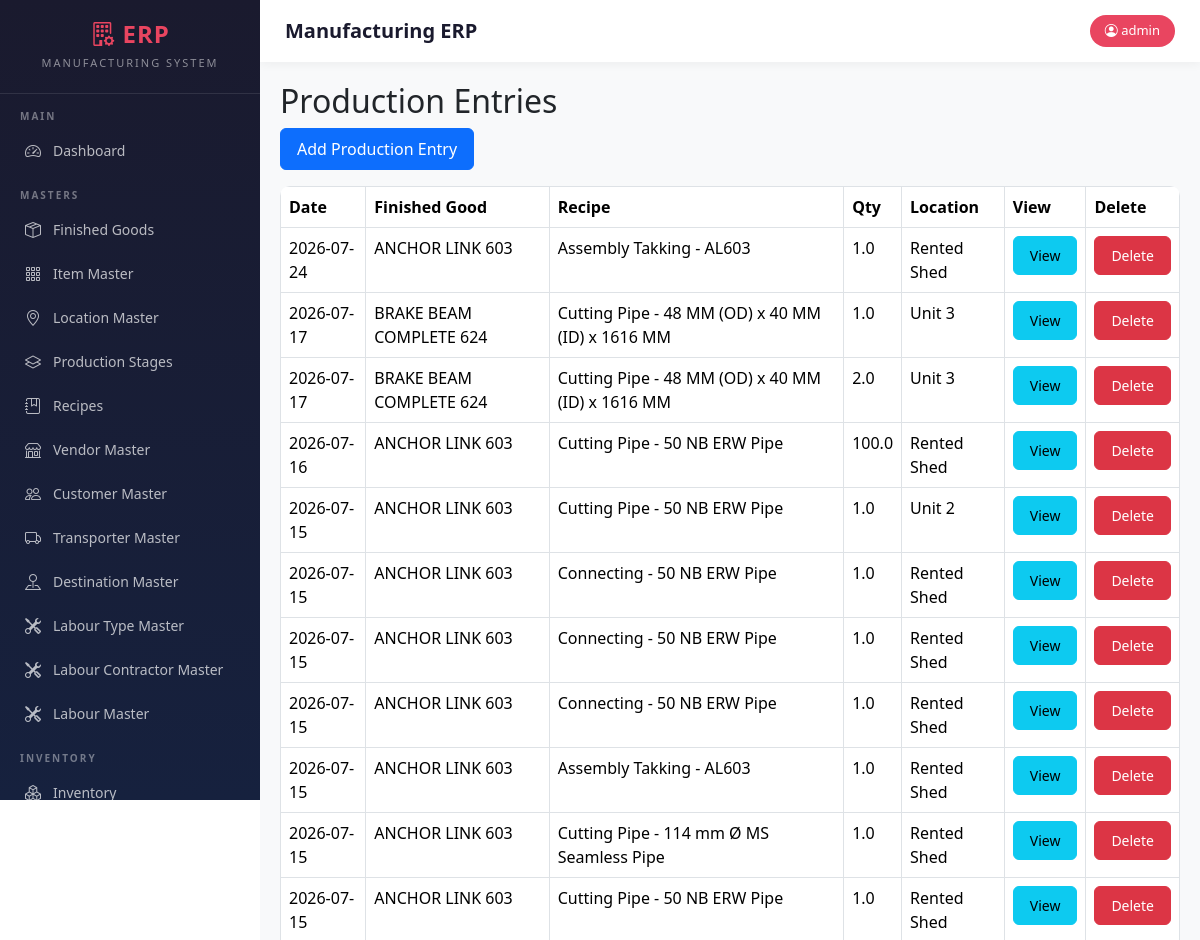
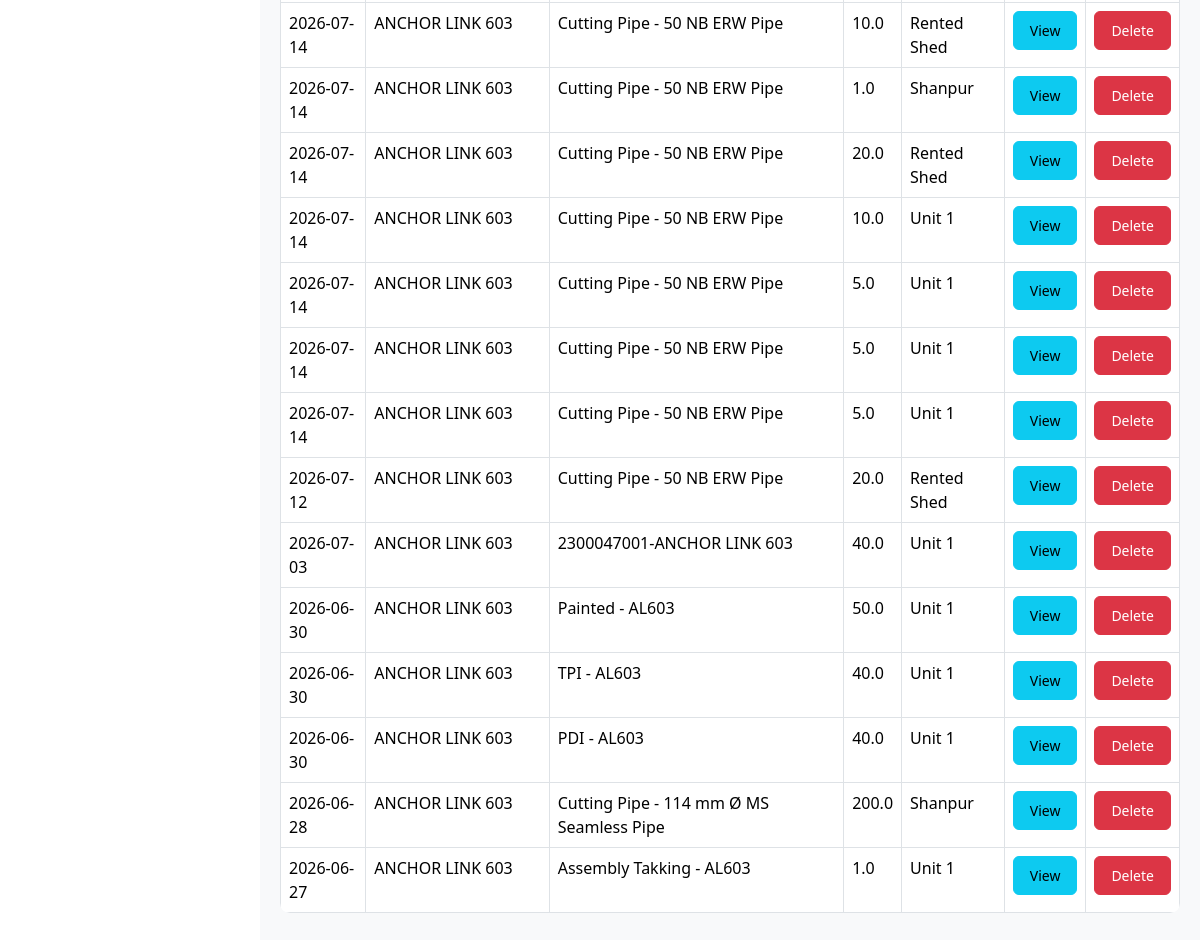
The page /production (signed in) on the database its author committed (2 pictures, top to bottom).
### models.py (models this page shows)
class User(UserMixin, db.Model):
    __tablename__ = "users"
    id = db.Column(db.Integer, primary_key=True)
    username = db.Column(
        db.String(100),
        unique=True,
        nullable=False
    )
    password = db.Column(
        db.String(255),
        nullable=False
    )
    role = db.Column(
        db.String(20),
        nullable=False
    )

class ProductionEntry(db.Model):
    __tablename__ = "production_entry"
    id = db.Column(
        db.Integer,
        primary_key=True
    )
    production_date = db.Column(
        db.Date,
        nullable=False
    )
    recipe_id = db.Column(
        db.Integer,
        db.ForeignKey("recipe_header.id"),
        nullable=False
    )
    production_qty = db.Column(
        db.Float,
        nullable=False
    )
    location_id = db.Column(
        db.Integer,
        db.ForeignKey("location_master.id"),
        nullable=False
    )
    remarks = db.Column(
        db.String(500)
    )
    recipe = db.relationship(
        "RecipeHeader"
    )
    location = db.relationship(
        "LocationMaster"
    )
    details = db.relationship(
    "ProductionEntryDetail",
    backref="production_entry",
    cascade="all, delete-orphan"
    )

class FinishedGood(db.Model):
    __tablename__ = "finished_goods"
    id = db.Column(db.Integer, primary_key=True)
    fg_code = db.Column(
        db.String(50),
        unique=True,
        nullable=False
    )
    fg_name = db.Column(
        db.String(200),
        nullable=False
    )
    pl_number = db.Column(
        db.String(100),
        nullable=True
    )
    uvam_reference = db.Column(
        db.String(500),
        nullable=True
    )
    items = db.relationship(
    "ItemMaster",
    backref="finished_good",
    lazy=True
    )
    active = db.Column(
        db.Boolean,
        default=True
    )

class RecipeHeader(db.Model):
    __tablename__ = "recipe_header"
    id = db.Column(
        db.Integer,
        primary_key=True
    )
    output_item_id = db.Column(
        db.Integer,
        db.ForeignKey("item_master.id"),
        nullable=False
    )
    output_qty = db.Column(
        db.Float,
        nullable=False,
        default=1
    )
    recipe_name = db.Column(
        db.String(200)
    )
    production_stage_id = db.Column(
        db.Integer,
        db.ForeignKey(
            "production_stage_master.id"
        )
    )
    active = db.Column(
        db.Boolean,
        default=True
    )
    output_item = db.relationship(
        "ItemMaster"
    )
    production_stage = db.relationship(
        "ProductionStageMaster"
    )
    inputs = db.relationship(
    "RecipeInput",
    backref="recipe",
    cascade="all, delete-orphan"
    )
    byproducts = db.relationship(
    "RecipeByProduct",
    backref="recipe",
    cascade="all, delete-orphan"
    )

class LocationMaster(db.Model):
    __tablename__ = "location_master"
    id = db.Column(
        db.Integer,
        primary_key=True
    )
    location_code = db.Column(
        db.String(20),
        unique=True,
        nullable=False
    )
    location_name = db.Column(
        db.String(100),
        nullable=False
    )
    active = db.Column(
        db.Boolean,
        default=True
    )

### blueprints/masters/routes.py (the view)
@masters_bp.route("/production")
@login_required
def production():
    production_list = ProductionEntry.query.order_by(
        ProductionEntry.production_date.desc()
    ).all()
    return render_template(
        "production.html",
        production_list=production_list
    )

### app.py (called while the page is built)
@login_manager.user_loader
def load_user(user_id):
    return User.query.get(int(user_id))

### templates/production.html (shortened to what this page needs)
{% extends "base.html" %}
{% block content %}
<h2>
    Production Entries
</h2>
<a
    href="/production/add"
    class="btn btn-primary mb-3">
    Add Production Entry
</a>
<table class="table table-bordered">
    <thead>
        <tr>
            <th>Date</th>
            <th>Finished Good</th>
            <th>Recipe</th>
            <th>Qty</th>
            <th>Location</th>
            <th>View</th>
            <th>Delete</th>
        </tr>
    </thead>
    <tbody>
    {% for row in production_list %}
        <tr>
            <td>
                {{ row.production_date }}
            </td>
             <td>
                {{ row.recipe.output_item.finished_good.fg_name }}
            </td>
            <td>
                {{ row.recipe.recipe_name }}
            </td>
            <td>
                {{ row.production_qty }}
            </td>
            <td>
                {{ row.location.location_name }}
            </td>
            <td>
                <a
                    href="/production/view/{{ row.id }}"
                    class="btn btn-info btn-sm">
                    View
                </a>
            </td>
            <td>
                <button
                    type="button"
                    class="btn btn-danger btn-sm delete-btn"
                    data-id="{{ row.id }}">
                    Delete
                </button>
            </td>
        </tr>
    {% endfor %}
    </tbody>
</table>
{% endblock %}

### templates/base.html (shortened to what this page needs)
<!DOCTYPE html>
<html>
<head>
<link href="https://cdn.jsdelivr.net/npm/bootstrap@5.3.3/dist/css/bootstrap.min.css" rel="stylesheet">
<link href="https://cdn.jsdelivr.net/npm/select2@4.1.0-rc.0/dist/css/select2.min.css" rel="stylesheet" />
<link href="https://cdn.jsdelivr.net/npm/tom-select/dist/css/tom-select.bootstrap5.min.css" rel="stylesheet">
<link rel="stylesheet" href="https://cdn.datatables.net/1.13.8/css/jquery.dataTables.min.css">
<link rel="stylesheet" href="https://cdn.datatables.net/buttons/2.4.2/css/buttons.dataTables.min.css">
<link rel="stylesheet" href="https://cdn.datatables.net/fixedheader/3.4.0/css/fixedHeader.dataTables.min.css">
<link rel="stylesheet" href="https://cdn.datatables.net/fixedcolumns/4.3.0/css/fixedColumns.dataTables.min.css">
<link rel="stylesheet" href="https://cdn.jsdelivr.net/npm/bootstrap-icons@1.11.3/font/bootstrap-icons.min.css">
</head>
<body>
<div class="sidebar">
    <div class="sidebar-brand">
        <h4><i class="bi bi-building-gear"></i> ERP</h4>
        <small>Manufacturing System</small>
    </div>
    <div class="nav-section">Main</div>
    <ul class="nav flex-column">
        <li class="nav-item">
            <a class="nav-link" href="/dashboard">
                <i class="bi bi-speedometer2"></i> Dashboard
            </a>
        </li>
    </ul>
    <div class="nav-section">Masters</div>
    <ul class="nav flex-column">
        <li class="nav-item">
            <a class="nav-link" href="/finished-goods">
                <i class="bi bi-box-seam"></i> Finished Goods
            </a>
        </li>
        <li class="nav-item">
            <a class="nav-link" href="/items">
                <i class="bi bi-grid-3x3-gap"></i> Item Master
            </a>
        </li>
        <li class="nav-item">
            <a class="nav-link" href="/locations">
                <i class="bi bi-geo-alt"></i> Location Master
            </a>
        </li>
        <li class="nav-item">
            <a class="nav-link" href="/production-stages">
                <i class="bi bi-layers"></i> Production Stages
            </a>
        </li>
        <li class="nav-item">
            <a class="nav-link" href="/recipes">
                <i class="bi bi-journal-bookmark"></i> Recipes
            </a>
        </li>
        <li class="nav-item">
            <a class="nav-link" href="/vendors">
                <i class="bi bi-shop"></i> Vendor Master
            </a>
        </li>
        <li class="nav-item">
            <a class="nav-link" href="/customers">
                <i class="bi bi-people"></i> Customer Master
            </a>
        </li>
        <li class="nav-item">
            <a class="nav-link" href="/transporter">
                <i class="bi bi-truck"></i> Transporter Master
            </a>
        </li>
        <li class="nav-item">
            <a class="nav-link" href="/destination">
                <i class="bi bi-pin-map"></i> Destination Master
            </a>
        </li>
                <li class="nav-item">
            <a class="nav-link" href="{{ url_for('labour.labour_types') }}">
                <i class="bi bi-tools"></i> Labour Type Master
            </a>
        </li>
                <li class="nav-item">
            <a class="nav-link" href="{{ url_for('labour.labour_contractors') }}">
                <i class="bi bi-tools"></i> Labour Contractor Master
            </a>
        </li>
        <li class="nav-item">
            <a class="nav-link" href="{{ url_for('labour.labour_master_list') }}">
                <i class="bi bi-tools"></i> Labour Master
            </a>
        </li>
    </ul>
    <div class="nav-section">Inventory</div>
    <ul class="nav flex-column">
        <li class="nav-item">
            <a class="nav-link" href="/inventory">
                <i class="bi bi-boxes"></i> Inventory
            </a>
        </li>
    </ul>
</div>
<div class="main-content">
    <div class="top-bar">
        <h5>{% block page_title %}Manufacturing ERP{% endblock %}</h5>
        <span class="user-badge">
            <i class="bi bi-person-circle"></i> {{ current_user.username }}
        </span>
    </div>
    {% block content %}{% endblock %}
</div>
</body>
</html>

### templates/base.html (style rules this page uses)
.sidebar { background: linear-gradient(180deg, #1a1a2e 0%, #16213e 100%); min-height: 100vh; height: 100vh; position: fixed; top: 0; left: 0; width: 260px; z-index: 1000; overflow-y: auto; overflow-x: hidden; transition: all 0.3s ease; }
.sidebar-brand { padding: 20px; border-bottom: 1px solid rgba(255,255,255,0.1); text-align: center; }
.sidebar-brand h4 { color: #e94560; font-weight: 700; margin: 0; letter-spacing: 1px; }
.sidebar-brand small { color: rgba(255,255,255,0.5); font-size: 11px; text-transform: uppercase; letter-spacing: 2px; }
.nav-section { padding: 15px 20px 5px; color: rgba(255,255,255,0.4); font-size: 10px; text-transform: uppercase; letter-spacing: 2px; font-weight: 600; }
.sidebar .nav-link { color: rgba(255,255,255,0.7); padding: 10px 20px; border-radius: 0; border-left: 3px solid transparent; transition: all 0.2s ease; font-size: 14px; display: flex; align-items: center; gap: 10px; }
.sidebar .nav-link i { font-size: 16px; width: 20px; text-align: center; }
.main-content { margin-left: 260px; padding: 20px; min-height: 100vh; background: #f8f9fa; }
.top-bar { background: #fff; padding: 15px 25px; margin: -20px -20px 20px -20px; box-shadow: 0 2px 10px rgba(0,0,0,0.05); display: flex; justify-content: space-between; align-items: center; }
.top-bar h5 { margin: 0; color: #1a1a2e; font-weight: 600; }
.user-badge { background: #e94560; color: #fff; padding: 6px 15px; border-radius: 20px; font-size: 13px; font-weight: 500; }
.table { background: #fff; border-radius: 10px; overflow: hidden; }
.btn { border-radius: 6px; font-weight: 500; padding: 8px 16px; transition: all 0.2s ease; }
.btn-primary { background: #0d6efd; border-color: #0d6efd; }
.btn-danger { background: #dc3545; border-color: #dc3545; }

### rows shown on the page
User: username "admin"
ProductionEntry: production_date "2026-07-24", recipe.output_item.finished_good.fg_name "ANCHOR LINK 603", recipe.recipe_name "Assembly Takking - AL603", production_qty "1.0", location.location_name "Rented Shed"
ProductionEntry: production_date "2026-07-17", recipe.output_item.finished_good.fg_name "BRAKE BEAM COMPLETE 624", recipe.recipe_name "Cutting Pipe - 48 MM (OD) x 40 MM (ID) x 1616 MM", production_qty "1.0", location.location_name "Unit 3"
ProductionEntry: production_date "2026-07-17", recipe.output_item.finished_good.fg_name "BRAKE BEAM COMPLETE 624", recipe.recipe_name "Cutting Pipe - 48 MM (OD) x 40 MM (ID) x 1616 MM", production_qty "2.0", location.location_name "Unit 3"
ProductionEntry: production_date "2026-07-16", recipe.output_item.finished_good.fg_name "ANCHOR LINK 603", recipe.recipe_name "Cutting Pipe - 50 NB ERW Pipe", production_qty "100.0", location.location_name "Rented Shed"
ProductionEntry: production_date "2026-07-15", recipe.output_item.finished_good.fg_name "ANCHOR LINK 603", recipe.recipe_name "Cutting Pipe - 50 NB ERW Pipe", production_qty "1.0", location.location_name "Unit 2"
ProductionEntry: production_date "2026-07-15", recipe.output_item.finished_good.fg_name "ANCHOR LINK 603", recipe.recipe_name "Connecting - 50 NB ERW Pipe", production_qty "1.0", location.location_name "Rented Shed"
ProductionEntry: production_date "2026-07-15", recipe.output_item.finished_good.fg_name "ANCHOR LINK 603", recipe.recipe_name "Connecting - 50 NB ERW Pipe", production_qty "1.0", location.location_name "Rented Shed"
ProductionEntry: production_date "2026-07-15", recipe.output_item.finished_good.fg_name "ANCHOR LINK 603", recipe.recipe_name "Connecting - 50 NB ERW Pipe", production_qty "1.0", location.location_name "Rented Shed"
ProductionEntry: production_date "2026-07-15", recipe.output_item.finished_good.fg_name "ANCHOR LINK 603", recipe.recipe_name "Assembly Takking - AL603", production_qty "1.0", location.location_name "Rented Shed"
ProductionEntry: production_date "2026-07-15", recipe.output_item.finished_good.fg_name "ANCHOR LINK 603", recipe.recipe_name "Cutting Pipe - 114 mm Ø MS Seamless Pipe", production_qty "1.0", location.location_name "Rented Shed"
ProductionEntry: production_date "2026-07-15", recipe.output_item.finished_good.fg_name "ANCHOR LINK 603", recipe.recipe_name "Cutting Pipe - 50 NB ERW Pipe", production_qty "1.0", location.location_name "Rented Shed"
ProductionEntry: production_date "2026-07-14", recipe.output_item.finished_good.fg_name "ANCHOR LINK 603", recipe.recipe_name "Cutting Pipe - 50 NB ERW Pipe", production_qty "10.0", location.location_name "Rented Shed"
ProductionEntry: production_date "2026-07-14", recipe.output_item.finished_good.fg_name "ANCHOR LINK 603", recipe.recipe_name "Cutting Pipe - 50 NB ERW Pipe", production_qty "1.0", location.location_name "Shanpur"
ProductionEntry: production_date "2026-07-14", recipe.output_item.finished_good.fg_name "ANCHOR LINK 603", recipe.recipe_name "Cutting Pipe - 50 NB ERW Pipe", production_qty "20.0", location.location_name "Rented Shed"
ProductionEntry: production_date "2026-07-14", recipe.output_item.finished_good.fg_name "ANCHOR LINK 603", recipe.recipe_name "Cutting Pipe - 50 NB ERW Pipe", production_qty "10.0", location.location_name "Unit 1"
ProductionEntry: production_date "2026-07-14", recipe.output_item.finished_good.fg_name "ANCHOR LINK 603", recipe.recipe_name "Cutting Pipe - 50 NB ERW Pipe", production_qty "5.0", location.location_name "Unit 1"
ProductionEntry: production_date "2026-07-14", recipe.output_item.finished_good.fg_name "ANCHOR LINK 603", recipe.recipe_name "Cutting Pipe - 50 NB ERW Pipe", production_qty "5.0", location.location_name "Unit 1"
ProductionEntry: production_date "2026-07-14", recipe.output_item.finished_good.fg_name "ANCHOR LINK 603", recipe.recipe_name "Cutting Pipe - 50 NB ERW Pipe", production_qty "5.0", location.location_name "Unit 1"
ProductionEntry: production_date "2026-07-12", recipe.output_item.finished_good.fg_name "ANCHOR LINK 603", recipe.recipe_name "Cutting Pipe - 50 NB ERW Pipe", production_qty "20.0", location.location_name "Rented Shed"
ProductionEntry: production_date "2026-07-03", recipe.output_item.finished_good.fg_name "ANCHOR LINK 603", recipe.recipe_name "2300047001-ANCHOR LINK 603", production_qty "40.0", location.location_name "Unit 1"
ProductionEntry: production_date "2026-06-30", recipe.output_item.finished_good.fg_name "ANCHOR LINK 603", recipe.recipe_name "Painted - AL603", production_qty "50.0", location.location_name "Unit 1"
ProductionEntry: production_date "2026-06-30", recipe.output_item.finished_good.fg_name "ANCHOR LINK 603", recipe.recipe_name "TPI - AL603", production_qty "40.0", location.location_name "Unit 1"
ProductionEntry: production_date "2026-06-30", recipe.output_item.finished_good.fg_name "ANCHOR LINK 603", recipe.recipe_name "PDI - AL603", production_qty "40.0", location.location_name "Unit 1"
ProductionEntry: production_date "2026-06-28", recipe.output_item.finished_good.fg_name "ANCHOR LINK 603", recipe.recipe_name "Cutting Pipe - 114 mm Ø MS Seamless Pipe", production_qty "200.0", location.location_name "Shanpur"
ProductionEntry: production_date "2026-06-27", recipe.output_item.finished_good.fg_name "ANCHOR LINK 603", recipe.recipe_name "Assembly Takking - AL603", production_qty "1.0", location.location_name "Unit 1"
